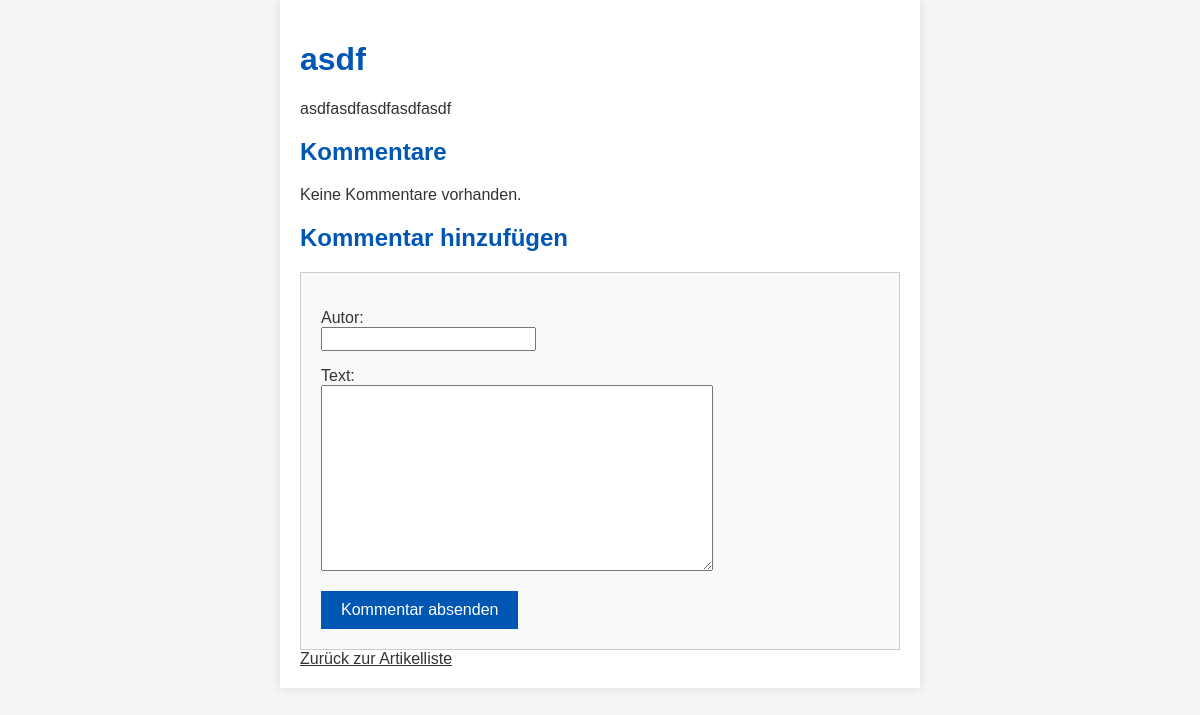
The page /article/2/ on the database as committed earlier.
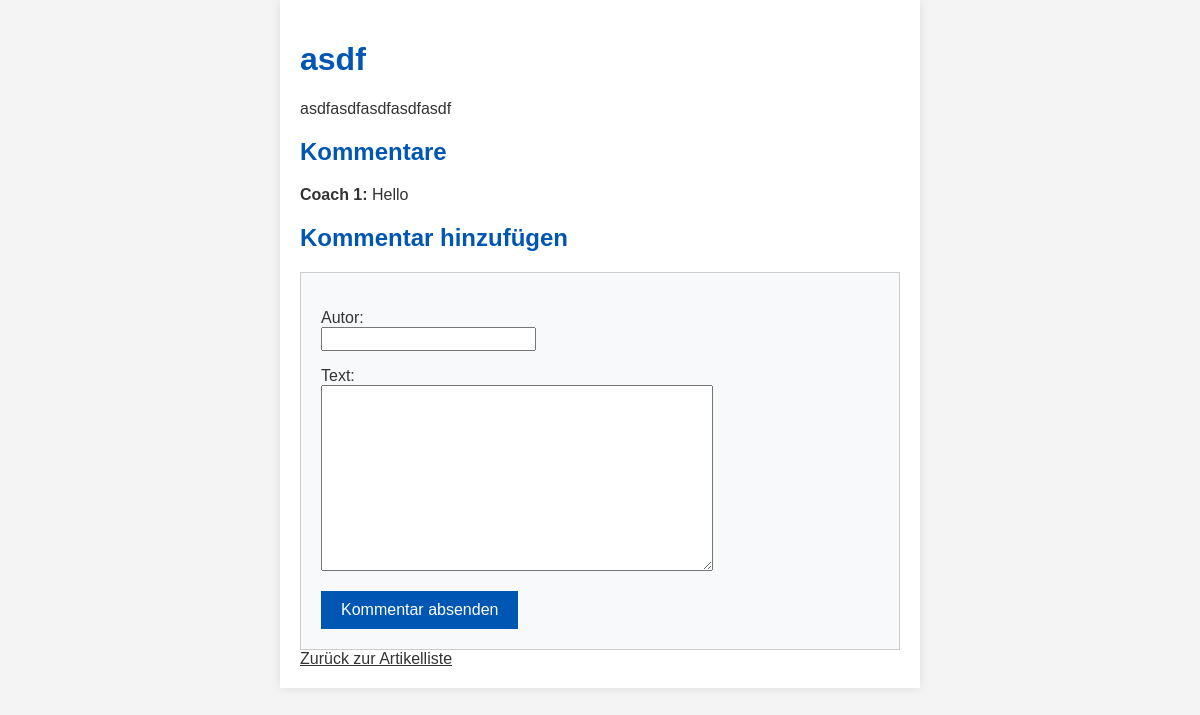
The same page on the database as committed later.
### blog/models.py (models this page shows, shortened)
class Article(models.Model):
    title = models.CharField(
        max_length=_TITLE_MAX_LENGTH,
        validators=[
            MinLengthValidator(
                _TITLE_MIN_LENGTH,
                message=f"Titel ist zu kurz (min. {_TITLE_MIN_LENGTH} Zeichen).",
            ),
        ],
    )
    content = models.TextField(
        validators=[
            MinLengthValidator(
                _CONTENT_MIN_LENGTH,
                message=f"Inhalt ist zu kurz (min. {_CONTENT_MIN_LENGTH} Zeichen).",
            ),
            MaxLengthValidator(
                _CONTENT_MAX_LENGTH,
                message=f"Inhalt ist zu lang (max. {_CONTENT_MAX_LENGTH} Zeichen).",
            ),
        ]
    )
    created_at = models.DateTimeField(auto_now_add=True)

class Comment(models.Model):
    article = models.ForeignKey(
        Article, on_delete=models.CASCADE, related_name="comments"
    )
    author = models.CharField(
        max_length=_AUTHOR_NAME_MAX_LENGTH,
        validators=[
            MinLengthValidator(
                _AUTHOR_NAME_MIN_LENGTH,
                message=f"Autorname ist zu kurz (min. {_AUTHOR_NAME_MIN_LENGTH} Zeichen).",
            ),
        ],
    )
    text = models.TextField(
        validators=[
            MinLengthValidator(
                _COMMENT_MIN_LENGTH,
                message=f"Kommentar ist zu kurz (min. {_COMMENT_MIN_LENGTH} Zeichen).",
            ),
            MaxLengthValidator(
                _COMMENT_MAX_LENGTH,
                message=f"Kommentar ist zu lang (max. {_COMMENT_MAX_LENGTH} Zeichen)",
            ),
        ]
    )
    created_at = models.DateTimeField(auto_now_add=True)

### blog/views.py (the view)
# urls.py: path("article/<int:pk>/", views.article_detail, name="article_detail"),
def article_detail(request, pk):
    article = get_object_or_404(Article, pk=pk)
    if request.method == "POST":
        form = CommentForm(request.POST)
        if form.is_valid():
            comment = form.save(commit=False)
            comment.article = article
            comment.save()
            return redirect("article_detail", pk=article.pk)
    else:
        form = CommentForm()
    return render(request, "article_detail.html", {"article": article, "form": form})

### blog/forms.py (shortened to what this page needs)
class CommentForm(forms.ModelForm):
    class Meta:
        model = Comment
        fields = ["author", "text"]
        labels = {"author": "Autor", "text": "Text"}

### blog/templates/article_detail.html (shortened to what this page needs)
{% load static %}
<!DOCTYPE html>
<html>
<head>
    <link rel="stylesheet" href="{% static 'style.css' %}">
</head>
<body>
    <div class="container">
        <h1>{{ article.title }}</h1>
        <p>{{ article.content }}</p>
        <h2>Kommentare</h2>
        <div>
            {% for comment in article.comments.all %}
            <p><strong>{{ comment.author }}:</strong> {{ comment.text }}</p>
            {% empty %}
            <p>Keine Kommentare vorhanden.</p>
            {% endfor %}
        </div>
        <h2>Kommentar hinzufügen</h2>
        <form method="post">
            {{ form.as_p }}
            <button type="submit">Kommentar absenden</button>
        </form>
        <a href="{% url 'article_list' %}">Zurück zur Artikelliste</a>
    </div>
</body>
</html>

### static/style.css (style rules this page uses)
body { font-family: 'Arial', sans-serif; margin: 0; padding: 0; background-color: #f4f4f4; }
.container { width: 50%; margin: 0 auto; padding: 20px; background-color: #fff; box-shadow: 0 0 10px rgba(0, 0, 0, 0.1); }
h1, h2 { color: #0056b3; }
p, a { color: #333; }
form { background-color: #f8f9fa; padding: 20px; border: 1px solid #ccc; }
button { background-color: #0056b3; color: #ffffff; border: none; padding: 10px 20px; cursor: pointer; font-size: 1em; }
label { display: block; }
input[type=text], textarea { font-size: 1em; }
textarea { font-family: inherit; }

Rows that differ between the two databases and show on the page:
added Comment: author "Coach 1", text "Hello"
Other text that changed with them:
text no longer shown: "Keine Kommentare vorhanden."
